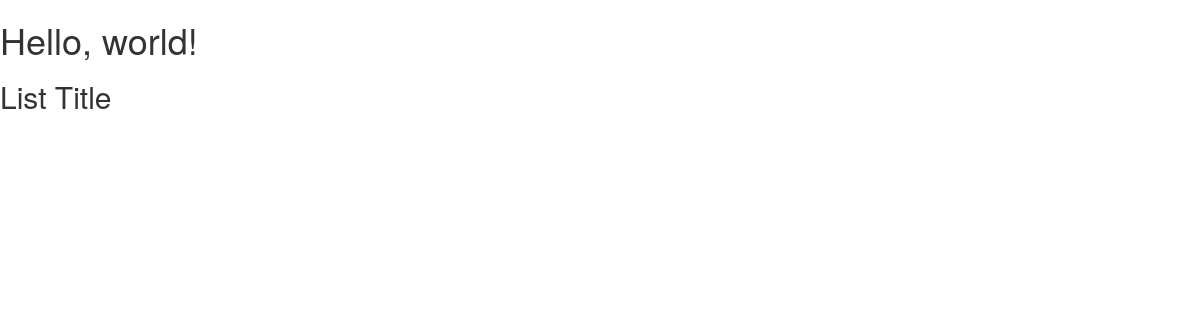
/posts/, run on an earlier commit of the app's database.
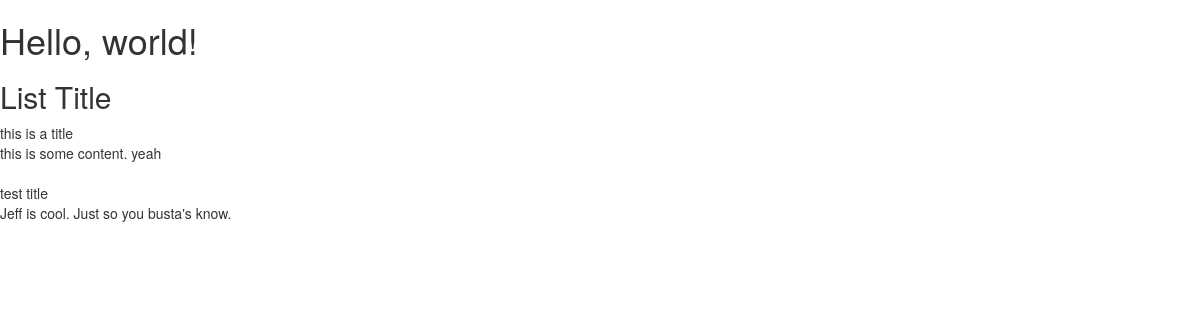
And on a later commit of the database.
### posts/models.py (models this page shows, shortened)
class Post(models.Model):
    title = models.CharField(max_length=120)
    content = models.TextField()
    updated = models.DateTimeField(auto_now=True, auto_now_add=False)
    timestamp = models.DateTimeField(auto_now=False, auto_now_add=True)

### posts/views.py (the view)
def post_list(request):
    queryset = Post.objects.all()
    context = {"title": "List Title", "queryset": queryset}
    return render(request, "index.html", context)

### templates/index.html (shortened to what this page needs)
<!DOCTYPE html>
<html lang="en">
  <head>
    <link rel="stylesheet" href="https://maxcdn.bootstrapcdn.com/bootstrap/3.3.7/css/bootstrap.min.css">
  </head>
  <body>
    <h1>Hello, world!</h1>
    <h2>{{ title }}</h2>
    {% for q in queryset %}
      {{ q.title }} <br>
      {{ q.content }} <br><br>
    {% endfor %}
  </body>
</html>

What changed in the data, as far as the page shows it:
added Post: title "this is a title", content "this is some content. yeah"
added Post: title "test title", content "Jeff is cool. Just so you busta's know."
